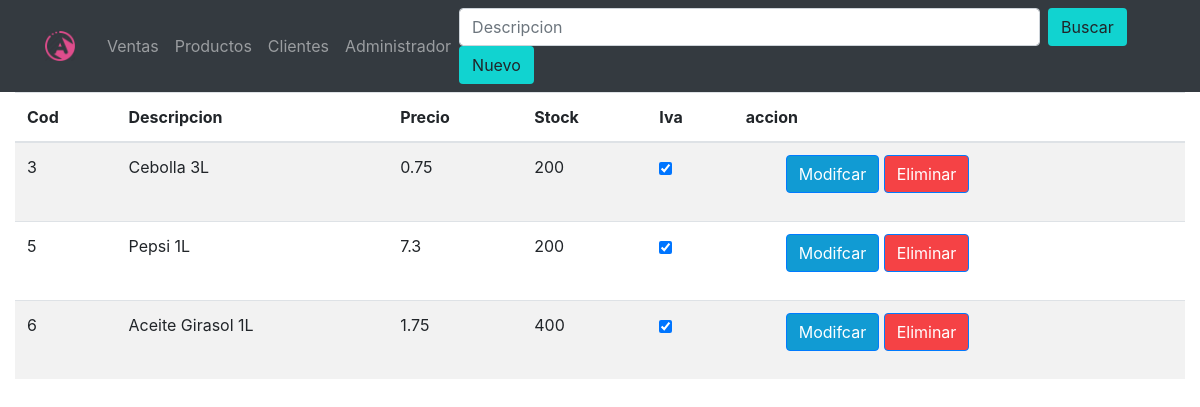
/productos/, run on the app's committed database.
### man_factura/models.py (models this page shows, shortened)
class Producto(models.Model):
    descripcion = models.CharField(max_length=100)
    precio = models.FloatField(default=0)
    stock = models.IntegerField(default=0)
    iva = models.BooleanField(default=True)
    class Meta:
        verbose_name='producto'
        verbose_name_plural='productos'

### man_factura/views.py (the view, shortened to what this page needs)
# urls.py: path('productos/',listar_productos,name='productos'),
def listar_productos(request):
    queryset= request.GET.get('buscar')
    producto= Producto.objects.all()
    opciones = {'Ventas': 'Ventas',
                'Productos': 'Productos', 'Clientes': 'Clientes','Admin':'Administrador','prod':producto}
    return render(request, 'listar_productos.html', opciones)

### templates/listar_productos.html (shortened to what this page needs)
{%extends 'index.html'%}
{% load static %}
{%block buscar_nuevo%}
     <input class="form-control mr-sm-2" type="text" placeholder="Descripcion" name="buscar" size="50">
     <button type="submit" style="background: #11D3D0" class="btn mr-sm-2">Buscar</button>
     <l1><a class="btn mr-sm-2" style="background: #11D3D0" href="{% url 'producto' %}">Nuevo</a></l1>
{% endblock buscar_nuevo%}
{%block cuerpo%}
<div class="container-fluid">
    <table class="table table-hover table-ligth table-striped ">
        <thead>
            <tr>
                <th>Cod</th>
                <th>Descripcion</th>
                <th>Precio</th>
                <th>Stock</th>
                <th>Iva</th>
                <th>accion</th>
            </tr>
        </thead>
        <body>
            {% for producto in prod %}
                <tr>
                    <td>{{producto.id}}</td>
                    <td>{{producto.descripcion.title}}</td>
                    <td>{{producto.precio}}</td>
                    <td>{{producto.stock}}</td>
                    <td  >
                        {% if producto.iva%}
                         <input class="btn" type="checkbox" checked aria-pressed="false" >
                        {%else%}
                        <input class="btn" type="checkbox"  >
                         {%endif%}
                    </td>
                    <td>
                        <ul>
                            <l1><a class="btn btn-primary"  style="background: #119BD3"  href="{% url 'editarproducto' producto.id %}">Modifcar</a></l1>
                            <l1><a class="btn btn-primary"  style="background: #F54245" href="{% url 'eliminarprod' producto.id %}">Eliminar</a></l1>
                        </ul>
                    </td>
                </tr>
            {% endfor %}
        </body>
    </table>
</div>
{%endblock cuerpo%}

### templates/index.html (shortened to what this page needs)
<!DOCTYPE html>
<html lang="en">
<head>
    {% load static %}
    <link href="{% static 'css/bootstrap.min.css' %}" rel="stylesheet">
</head>
<header>
    <div>
      <nav class="navbar navbar-expand-lg navbar-dark naavb-tabs bg-dark">
        <div class="container">
          <img class="mr-sm-4" src="{% static 'img/favicon.ico'%}" height="30" width="30" alt="icono">
            <ul class="navbar-nav mr-auto">
              <li class="nav-item ">
                   <a class="nav-link" href="/ventas">{{Ventas}} </a>
               </li>
               <li class="nav-item">
                   <a class="nav-link" href="/productos">{{Productos}}</a>
               </li>
               <li class="nav-item">
                   <a class="nav-link" href="/clientes">{{Clientes}}</a>
               </li>
               <li class="nav-item">
                   <a class="nav-link" href="/admin">{{Admin}}</a>
               </li>
           </ul>
           <form class="form-inline my-2 my-md-0" >
            {%block buscar_nuevo%}{% endblock buscar_nuevo%}
           </form>
        </div>
      </nav>
    </div>
</header>
<body>
{% block cuerpo %}{% endblock cuerpo %}
</body>
</html>

### data on the page
Producto: id "3", descripcion "Cebolla 3L", precio "0.75", stock "200"
Producto: id "5", descripcion "Pepsi 1L", precio "7.3", stock "200"
Producto: id "6", descripcion "Aceite Girasol 1L", precio "1.75", stock "400"

### other printed values
{{ Ventas }} "Ventas"
{{ Productos }} "Productos"
{{ Clientes }} "Clientes"
{{ Admin }} "Administrador"
